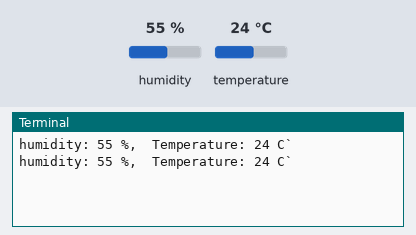
Simulated run of this program. Board: Raspberry Pi (BCM pin numbers). Shown: the last lines printed to the terminal. The inputs (shaded band) are chosen by the test bench; at power-on: humidity 55 %, temperature 24 °C.

Above: at 1.2 s.
1.3 s: humidity set to 22 %
At 2.7 s:
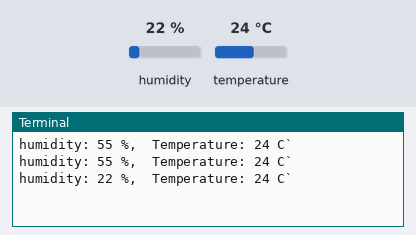
2.8 s: temperature set to 12 °C
At 4.1 s:
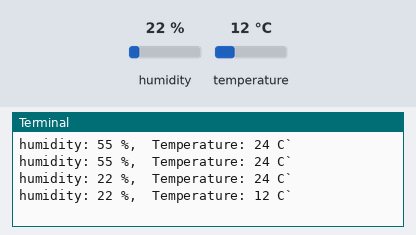
4.3 s: humidity set to 40 %
At 5.3 s:
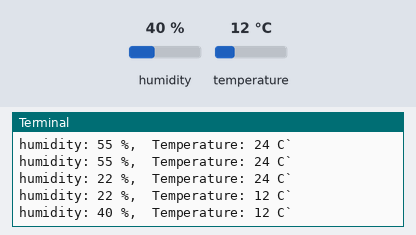
Timing chart, 0 to 7.3 s (numbered marks = the images above; inputs shaded):
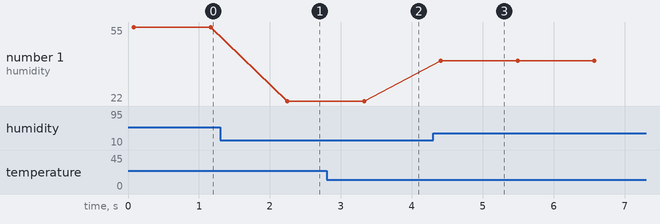

Measured:
- after the input at 1.3 s, the terminal: prints a new line after 0.95 s (image 1)
- after the input at 2.8 s, the terminal: prints a new line after 0.53 s (image 2)
- after the input at 4.3 s, the terminal: prints a new line after 0.11 s (image 3)
- plotted number 1: 55 → 22 after the input at 1.3 s, 22 → 40 after the input at 4.3 s

The program:

2.2.3_DHT.py
```python
'''
**********************************************************************
* Author      : Ala Rmida
* E-mail      : ala.rmida.ingen@gmail.com
* website     : https://ala-rmida-ann1998.netlify.app/
**********************************************************************
'''
#!/usr/bin/env python3
import RPi.GPIO as GPIO
import time

dhtPin = 17

GPIO.setmode(GPIO.BCM)

MAX_UNCHANGE_COUNT = 100

STATE_INIT_PULL_DOWN = 1
STATE_INIT_PULL_UP = 2
STATE_DATA_FIRST_PULL_DOWN = 3
STATE_DATA_PULL_UP = 4
STATE_DATA_PULL_DOWN = 5

def readDht11():
	GPIO.setup(dhtPin, GPIO.OUT)
	GPIO.output(dhtPin, GPIO.HIGH)
	time.sleep(0.05)
	GPIO.output(dhtPin, GPIO.LOW)
	time.sleep(0.02)
	GPIO.setup(dhtPin, GPIO.IN, GPIO.PUD_UP)

	unchanged_count = 0
	last = -1
	data = []
	while True:
		current = GPIO.input(dhtPin)
		data.append(current)
		if last != current:
			unchanged_count = 0
			last = current
		else:
			unchanged_count += 1
			if unchanged_count > MAX_UNCHANGE_COUNT:
				break

	state = STATE_INIT_PULL_DOWN

	lengths = []
	current_length = 0

	for current in data:
		current_length += 1

		if state == STATE_INIT_PULL_DOWN:
			if current == GPIO.LOW:
				state = STATE_INIT_PULL_UP
			else:
				continue
		if state == STATE_INIT_PULL_UP:
			if current == GPIO.HIGH:
				state = STATE_DATA_FIRST_PULL_DOWN
			else:
				continue
		if state == STATE_DATA_FIRST_PULL_DOWN:
			if current == GPIO.LOW:
				state = STATE_DATA_PULL_UP
			else:
				continue
		if state == STATE_DATA_PULL_UP:
			if current == GPIO.HIGH:
				current_length = 0
				state = STATE_DATA_PULL_DOWN
			else:
				continue
		if state == STATE_DATA_PULL_DOWN:
			if current == GPIO.LOW:
				lengths.append(current_length)
				state = STATE_DATA_PULL_UP
			else:
				continue
	if len(lengths) != 40:
		#print ("Data not good, skip")
		return False

	shortest_pull_up = min(lengths)
	longest_pull_up = max(lengths)
	halfway = (longest_pull_up + shortest_pull_up) / 2
	bits = []
	the_bytes = []
	byte = 0

	for length in lengths:
		bit = 0
		if length > halfway:
			bit = 1
		bits.append(bit)
	#print ("bits: %s, length: %d" % (bits, len(bits)))
	for i in range(0, len(bits)):
		byte = byte << 1
		if (bits[i]):
			byte = byte | 1
		else:
			byte = byte | 0
		if ((i + 1) % 8 == 0):
			the_bytes.append(byte)
			byte = 0
	#print (the_bytes)
	checksum = (the_bytes[0] + the_bytes[1] + the_bytes[2] + the_bytes[3]) & 0xFF
	if the_bytes[4] != checksum:
		#print ("Data not good, skip")
		return False

	return the_bytes[0], the_bytes[2]

def main():

	while True:
		result = readDht11()
		if result:
			humidity, temperature = result
			print ("humidity: %s %%,  Temperature: %s C`" % (humidity, temperature))
		time.sleep(1)

def destroy():
	GPIO.cleanup()

if __name__ == '__main__':
	try:
		main()
	except KeyboardInterrupt:
		destroy() 
```
